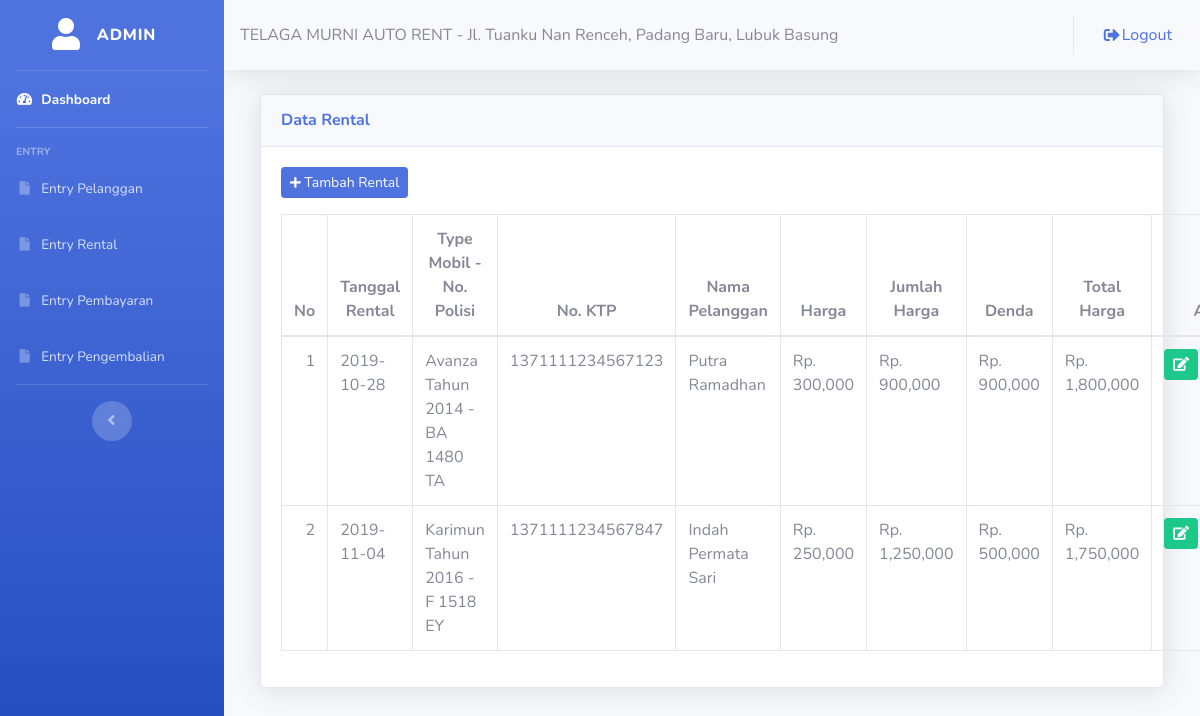
The page /pelanggan/datarental.php (signed in) on the database its author committed.
### tables this page shows
CREATE TABLE `tbl_transaksi` (
  `kd_transaksi` varchar(6) NOT NULL,
  `kd_mobil` varchar(6) NOT NULL,
  `kd_pelanggan` varchar(6) NOT NULL,
  `tgl_sewa` date NOT NULL,
  `tgl_kembali` date NOT NULL,
  `jml_harga` int(11) NOT NULL,
  `denda` int(11) NOT NULL,
  `status_bayar` int(11) NOT NULL,
  `status_kembali` int(11) NOT NULL
);

CREATE TABLE `tbl_mobil` (
  `kd_mobil` varchar(6) NOT NULL,
  `foto_mobil` text NOT NULL,
  `type_mobil` varchar(50) NOT NULL,
  `kd_jenis` varchar(6) NOT NULL,
  `merk` varchar(20) NOT NULL,
  `no_polisi` varchar(15) NOT NULL,
  `warna` varchar(20) NOT NULL,
  `harga` int(11) NOT NULL,
  `status` int(11) NOT NULL
);

CREATE TABLE `tbl_pelanggan` (
  `kd_pelanggan` varchar(6) NOT NULL,
  `id` int(11) NOT NULL,
  `no_ktp` varchar(16) NOT NULL,
  `nm_pelanggan` varchar(50) NOT NULL,
  `tgl_lahir` date NOT NULL,
  `alamat` text NOT NULL,
  `no_hp` varchar(12) NOT NULL,
  `fotoktp` text NOT NULL,
  `status_peminjaman` int(11) NOT NULL
);

### pelanggan/datarental.php (the view, shortened to what this page needs)
<?php
	include ("style/header.php");
	include ("style/sidebar.php");
?>
<div class="container-fluid">
	<div class="col-lg-12">
		<div class="card shadow mt-3 mb-3">
			<div class="card-header py-3">
				<h6 class="m-0 font-weight-bold text-primary">Data Rental</h6>
			</div>
			<div class="card-body">
				<button class="btn btn-sm btn-primary mb-3" data-toggle="modal" data-target="#tambah_pemesanan"><i class="fas fa-plus fa-sm"></i> Tambah Rental</button>
				<table class="table table-bordered">
					<thead>
						<tr align="center">
							<th>No</th>
							<th>Tanggal Rental</th>
							<th>Type Mobil - No. Polisi</th>
							<th>No. KTP</th>
							<th>Nama Pelanggan</th>
							<th>Harga</th>
							<th>Jumlah Harga</th>
							<th>Denda</th>
							<th>Total Harga</th>
							<th colspan="2">Aksi</th>
						</tr>
					</thead>
					<tbody>
						<?php
							include ('../config/koneksi.php');
							$no = 1;
							$qq = mysqli_query($konek, "SELECT * FROM tbl_transaksi a LEFT JOIN tbl_pelanggan b ON a.kd_pelanggan=b.kd_pelanggan LEFT JOIN tbl_mobil c ON a.kd_mobil=c.kd_mobil WHERE b.id= '$_SESSION[id]'");
							while($dd = mysqli_fetch_assoc($qq)){
						?>
						<tr>
							<td align="right"><?php echo $no++; ?></td>
							<td><?php echo $dd['tgl_sewa']; ?></td>
							<td><?php echo $dd['type_mobil']; ?> - <?php echo $dd['no_polisi']; ?></td>
							<td><?php echo $dd['no_ktp']; ?></td>
							<td><?php echo $dd['nm_pelanggan']; ?></td>
							<td><?php echo 'Rp. '. number_format($dd['harga']) ?></td>
							<td><?php echo 'Rp. '. number_format($dd['jml_harga']) ?></td>
							<td><?php echo 'Rp. '. number_format($dd['denda']) ?></td>
							<td><?php echo 'Rp. '. number_format($dd['jml_harga'] + $dd['denda']) ?></td>
							<td align="center">
								<a href="editrental.php?id=<?php echo $dd['kd_transaksi']; ?>"><i class="btn btn-sm btn-success"><span class="fas fa-edit"></span></i></a>
							</td>
						</tr>
						<?php
							}
						?>
					</tbody>
				</table>
			</div>
		</div>
	</div>
</div>
<?php
	include ("style/footer.php");
?>

### rows shown on the page
tbl_transaksi: tgl_sewa "2019-10-28", kd_mobil.type_mobil "Avanza Tahun 2014", kd_mobil.no_polisi "BA 1480 TA", kd_pelanggan.no_ktp "1371111234567123", kd_pelanggan.nm_pelanggan "Putra Ramadhan", kd_mobil.harga "300,000", jml_harga "900,000", denda "900,000", $dd['jml_harga'] + $dd['denda'] "1,800,000"
tbl_transaksi: tgl_sewa "2019-11-04", kd_mobil.type_mobil "Karimun Tahun 2016", kd_mobil.no_polisi "F 1518 EY", kd_pelanggan.no_ktp "1371111234567847", kd_pelanggan.nm_pelanggan "Indah Permata Sari", kd_mobil.harga "250,000", jml_harga "1,250,000", denda "500,000", $dd['jml_harga'] + $dd['denda'] "1,750,000"

### other values the page prints
$_SESSION['username'] "ADMIN"
